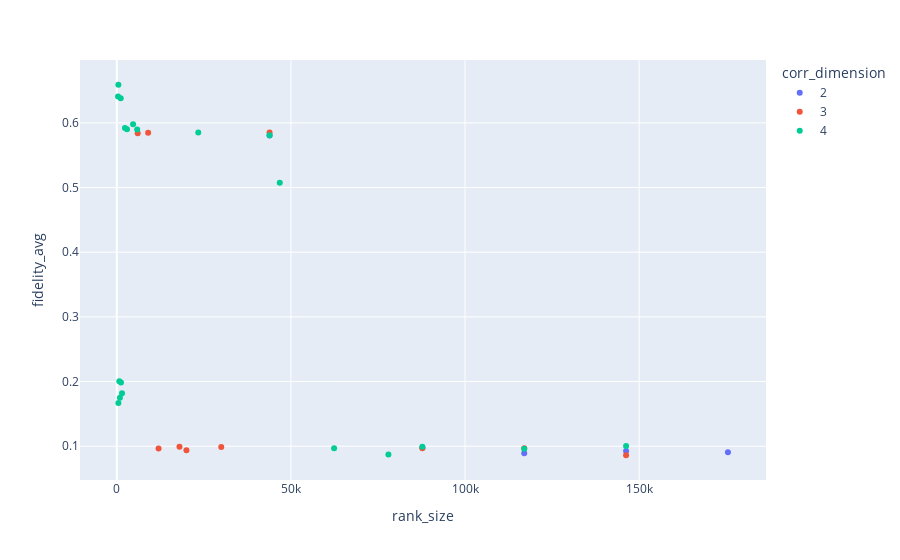

Here is the notebook cell this chart was saved with:
### Code cell
px.scatter(df, x= 'rank_size', y='fidelity_avg', color='corr_dimension', hover_data=['rank_str'])

### Figure 1 — Plotly figure (JSON) as saved in the notebook; plotly's stock layout.template omitted (floating-point values rounded to 4 significant figures)
{"data": [{"customdata": [["3"], ["6"], ["10"], ["8"], ["12"]], "hovertemplate": "corr_dimension=2<br>rank_size=%{x}<br>fidelity_avg=%{y}<br>rank_str=%{customdata[0]}<extra></extra>", "legendgroup": "2", "marker": {"color": "#636efa", "symbol": "circle"}, "mode": "markers", "name": "2", "orientation": "v", "showlegend": true, "type": "scatter", "x": [43875, 87750, 146250, 117000, 175500], "xaxis": "x", "y": [0.5804, 0.09799, 0.09254, 0.08927, 0.0905], "yaxis": "y"}, {"customdata": [["[3, 20, 100]"], ["[6, 20, 100]"], ["[10, 20, 100]"], ["[3, 30, 100]"], ["[10, 39, 375]"], ["[6, 30, 100]"], ["[10, 30, 100]"], ["[8, 39, 375]"], ["[6, 39, 375]"], ["[3, 39, 375]"]], "hovertemplate": "corr_dimension=3<br>rank_size=%{x}<br>fidelity_avg=%{y}<br>rank_str=%{customdata[0]}<extra></extra>", "legendgroup": "3", "marker": {"color": "#EF553B", "symbol": "circle"}, "mode": "markers", "name": "3", "orientation": "v", "showlegend": true, "type": "scatter", "x": [6000, 12000, 20000, 9000, 146250, 18000, 30000, 117000, 87750, 43875], "xaxis": "x", "y": [0.5839, 0.09665, 0.09376, 0.5846, 0.08604, 0.09902, 0.09872, 0.09703, 0.09693, 0.5851], "yaxis": "y"}, {"customdata": [["[3, 2, 3, 20]"], ["[6, 2, 3, 20]"], ["[10, 2, 3, 20]"], ["[3, 2, 3, 25]"], ["[6, 2, 3, 25]"], ["[10, 2, 3, 25]"], ["[3, 13, 3, 20]"], ["[6, 13, 3, 20]"], ["[3, 13, 3, 200]"], ["[6, 13, 3, 200]"], ["[10, 13, 3, 200]"], ["[8, 13, 3, 200]"], ["[3, 13, 3, 375]"], ["[6, 13, 3, 375]"], ["[10, 13, 3, 375]"], ["[8, 13, 3, 375]"], ["[3, 3, 2, 25]"], ["[3, 5, 3, 25]"], ["[3, 13, 3, 25]"], ["[6, 13, 3, 25]"]], "hovertemplate": "corr_dimension=4<br>rank_size=%{x}<br>fidelity_avg=%{y}<br>rank_str=%{customdata[0]}<extra></extra>", "legendgroup": "4", "marker": {"color": "#00cc96", "symbol": "circle"}, "mode": "markers", "name": "4", "orientation": "v", "showlegend": true, "type": "scatter", "x": [360, 720, 1200, 450, 900, 1500, 2340, 4680, 23400, 46800, 78000, 62400, 43875, 87750, 146250, 117000, 450, 1125, 2925, 5850], "xaxis": "x", "y": [0.6409, 0.2005, 0.1986, 0.1668, 0.1751, 0.182, 0.592, 0.5979, 0.585, 0.5076, 0.08703, 0.09694, 0.5808, 0.09902, 0.1004, 0.09618, 0.659, 0.6382, 0.5902, 0.5897], "yaxis": "y"}], "layout": {"legend": {"title": {"text": "corr_dimension"}, "tracegroupgap": 0}, "margin": {"t": 60}, "xaxis": {"anchor": "y", "domain": [0, 1], "title": {"text": "rank_size"}}, "yaxis": {"anchor": "x", "domain": [0, 1], "title": {"text": "fidelity_avg"}}}}
